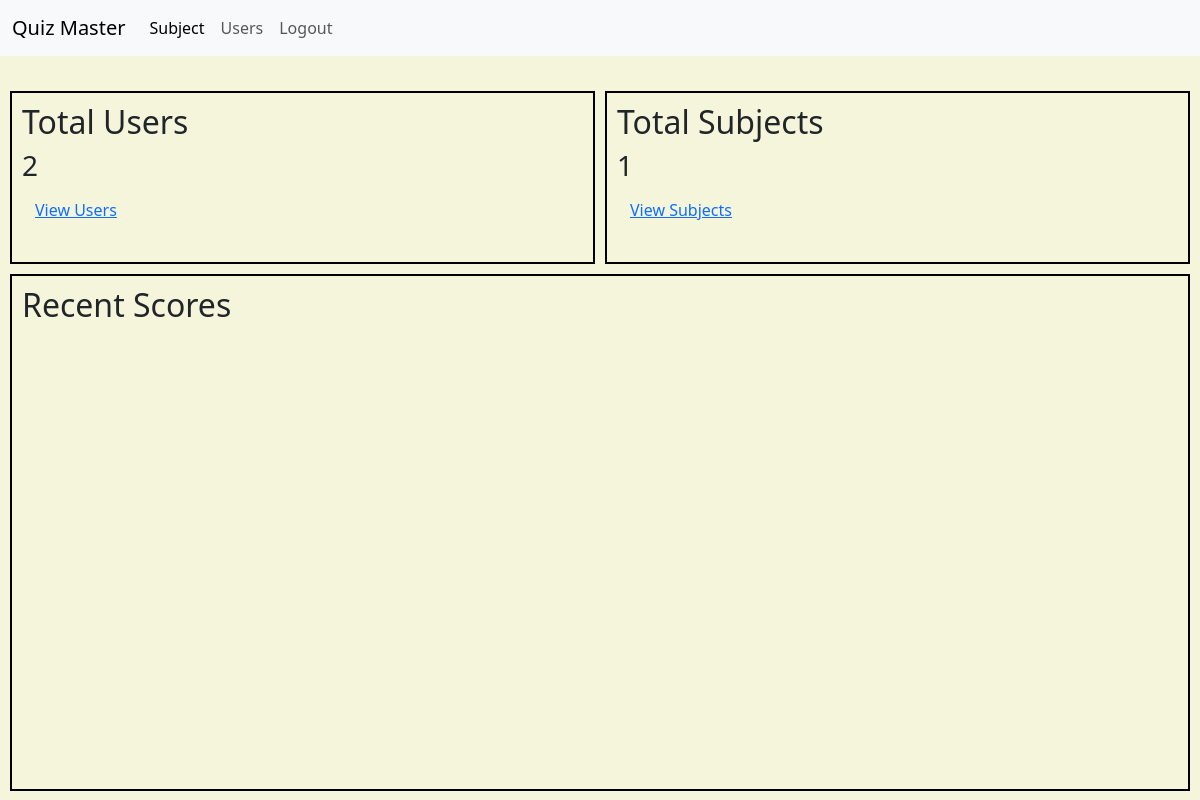
/admin/dashboard (signed in), run on an earlier commit of the app's database.
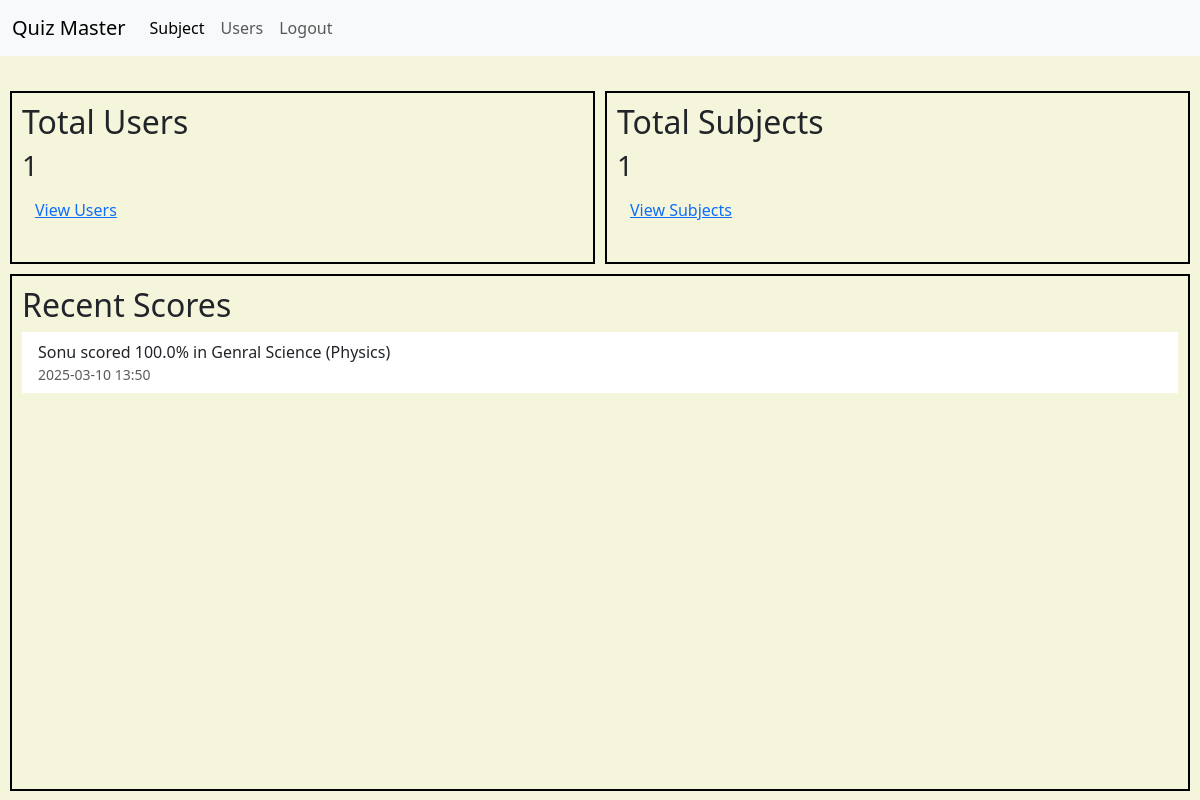
And on a later commit of the database.
### models/models.py (models this page shows, shortened)
class Score(db.Model):
    id = db.Column(db.Integer, primary_key=True)
    quiz_id = db.Column(db.Integer, db.ForeignKey('quiz.id'), nullable=False)
    user_id = db.Column(db.Integer, db.ForeignKey('user.id'), nullable=False)
    timestamp = db.Column(db.DateTime, default=lambda: datetime.now(UTC), nullable=False)
    total_scored = db.Column(db.Float, nullable=False)

class User(UserMixin, db.Model):
    __tablename__ = 'user'
    id = db.Column(db.Integer, primary_key=True)
    username = db.Column(db.String(100), unique=True, nullable=False)
    email = db.Column(db.String(120), unique=True, nullable=False)
    password_hash = db.Column(db.String(256), nullable=False)
    full_name = db.Column(db.String(100), nullable=False)
    qualification = db.Column(db.String(100), nullable=False)
    dob = db.Column(db.Date, nullable=False)
    scores = db.relationship('Score', backref='user',cascade="all, delete", lazy=True)

class Chapter(db.Model):
    __tablename__ = 'chapter'
    id = db.Column(db.Integer, primary_key=True)
    subject_id = db.Column(db.Integer, db.ForeignKey('subject.id'), nullable=False)
    name = db.Column(db.String(100), nullable=False)
    description = db.Column(db.Text)
    quizzes = db.relationship('Quiz', backref='chapter',cascade="all, delete", lazy=True)

class Subject(db.Model):
    __tablename__ = 'subject'
    id = db.Column(db.Integer, primary_key=True)
    name = db.Column(db.String(100), nullable=False)
    description = db.Column(db.Text)
    chapters = db.relationship('Chapter', backref='subject', cascade="all, delete", lazy=True)

### controllers/admin.py (the view)
@admin_bp.route('/dashboard')
@admin_required
def dashboard():
    total_users = User.query.count()
    total_subjects = Subject.query.count()
    recent_scores = Score.query.order_by(Score.timestamp.desc()).limit(10).all()
    return render_template('admin_dashboard.html', total_users=total_users,total_subjects=total_subjects, recent_scores=recent_scores, is_admin=True)

### controllers/admin.py (called while the page is built)
def admin_required(f):
    @wraps(f)
    def decorated_function(*args, **kwargs):
        if current_user.is_authenticated:
            user_identifier = current_user.get_id()
            if user_identifier.startswith("admin-"):
                return f(*args, **kwargs)
            else:
                flash('Access denied', 'danger')
                return redirect(url_for('auth.home'))
        else:
            flash('Access denied', 'danger')
            return redirect(url_for('auth.home'))
    return decorated_function

### controllers/auth.py (called while the page is built)
@login_manager.user_loader
def load_user(user_identifier):
    if user_identifier.startswith("admin-"):
        admin_id = int(user_identifier.split("-")[1])
        return Admin.query.get(admin_id)
    elif user_identifier.startswith("user-"):
        user_id = int(user_identifier.split("-")[1])
        return User.query.get(user_id)
    return None

### models/models.py (called while the page is built)
    def get_id(self):
        return f"admin-{self.id}"

### templates/admin_dashboard.html (shortened to what this page needs)
{% extends 'base.html' %}
{% block styles %}
    <link rel="stylesheet" href="{{ url_for('static', filename='CSS/admin_dashboard.css') }}"/>
{% endblock %}>
{% block content %}
  <div class="grid-container">
    <div class="user-container">
        <h2>Total Users</h2>
        <h3>{{ total_users }}</h3>
        <a href="{{ url_for('admin.users') }}" class="btn btn-link">View Users</a>
    </div>
    <div class="subject-container">
        <h2>Total Subjects</h2>
        <h3>{{ total_subjects }}</h3>
        <a href="{{ url_for('admin.subjects') }}" class="btn btn-link">View Subjects</a>
    </div>
    <div class="score-container">
        <h2>Recent Scores</h2>
        <ul class="list-group list-group-flush">
          {% for score in recent_scores %}
          <li class="list-group-item">
              {{ score.user.full_name }} scored {{ score.total_scored }}% in
              {{ score.quiz.chapter.name }} ({{ score.quiz.chapter.subject.name }})
              <small class="text-muted d-block">{{ score.timestamp.strftime('%Y-%m-%d %H:%M') }}</small>
          </li>
          {% endfor %}
        </ul>
    </div>
  </div>
{% endblock %}

What changed in the data, as far as the page shows it:
added Score: user.full_name "Sonu", total_scored "100.0", quiz.chapter.name "Genral Science", quiz.chapter.subject.name "Physics", timestamp "2025-03-10 13:50"
Also different on the page:
{{ total_users }}: "2" → "1"
